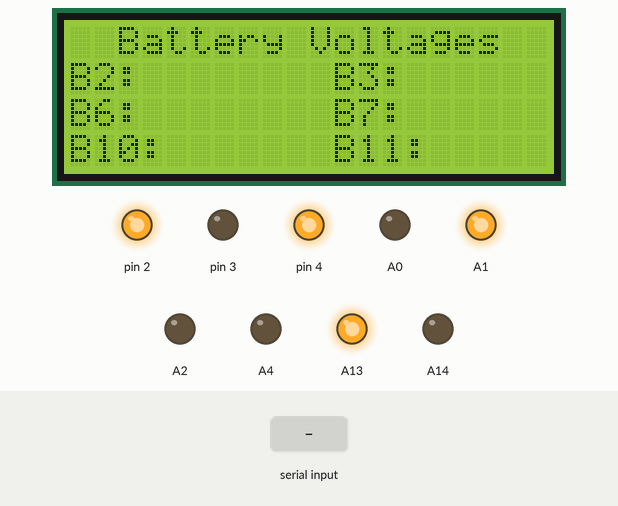
This sketch was run on a simulated Arduino Mega 2560, built with avr-gcc and run on an emulated ATmega2560. Shown: 20×4 character LCD, output pins drawn as LEDs (lit = HIGH). Dashed ring = blinking. The test bench sets the inputs (shaded band). What the sketch prints to the serial monitor is not drawn.

Above: at 2.8 s.
2.9 s: "t$" received over Serial
At 3.68 s:
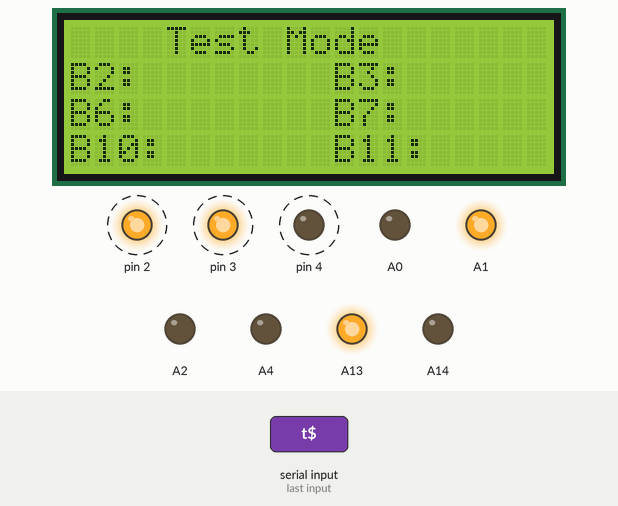
5.0 s: "30,150,10,200$" received over the second serial link
At 7.17 s:
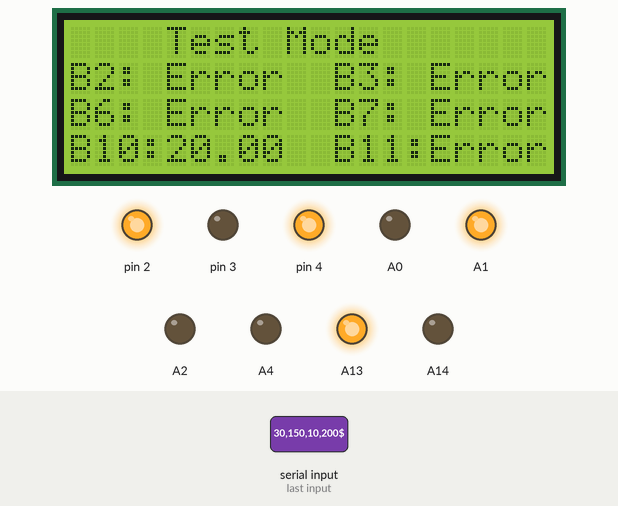
7.2 s: "t90$" received over Serial
At 9.27 s:
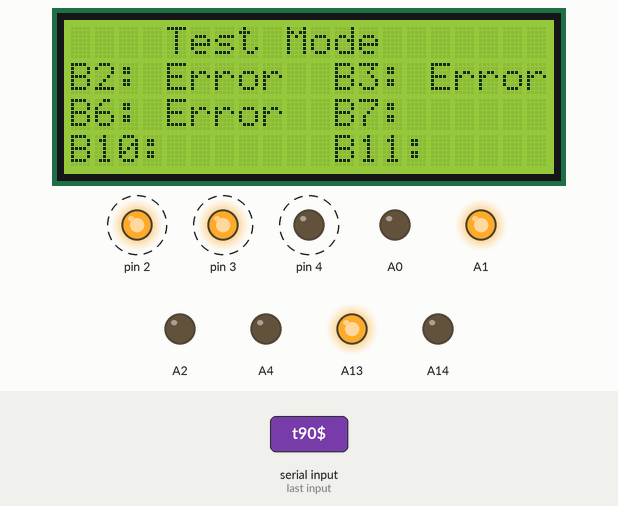
10.2 s: "a$" received over Serial
Timing chart, 0 to 13.7 s (numbered marks = the images above; inputs shaded):
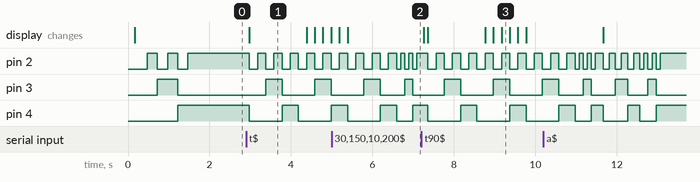

The sketch:

sketch_oct05a.ino
```cpp
#include <Wire.h>
#

#define INPUT_SIZE 37  // Max number of bytes expected to come over in a command (1 char + 9 longs)
#define NUM_INPUTS 10  // Max number of different inputs we expect
#define INPUT_SIZE1 100  // Max number of bytes to come over from charger Rx

//define LCD control pins
const int rs = A3, en = A5, d4 = A9, d5 = A10, d6 = A11, d7 = A12;
#include <LiquidCrystal.h>
LiquidCrystal lcd(rs, en, d4, d5, d6, d7);

char v_reading;
char i_reading;

bool debugging = false;

float battVoltageErrorThreshold = 140.0;
float battCurrentErrorThreshold = 1000.0;

int battVoltages[6] = {0, 0, 0, 0, 0, 0};
int battVoltagesPre[6] = {0, 0, 0, 0, 0, 0};
int priorbattVoltages[6] = {0, 0, 0, 0, 0, 0};
int priorpriorbattVoltages[6] = {0, 0, 0, 0, 0, 0};

bool isBattCharging[6] = {false, false, false, false, false, false};
bool isBattFull[6] = {false, false, false, false, false, false};
int battCurrents[6] = {0, 0, 0, 0, 0, 0};
int battCurrentsPre[6] = {0, 0, 0, 0, 0, 0};
int priorbattCurrents[6] = {0, 0, 0, 0, 0, 0};
int priorpriorbattCurrents[6] = {0, 0, 0, 0, 0, 0};
int numBatteries = 6;
String desiredCurrent = "1000";

String allStatus;
int cmdCount = 0;
char cmd = '0';
char* parsedCommand;
long cmd_parameter[NUM_INPUTS];
char input[INPUT_SIZE + 1];
char input1[INPUT_SIZE1 + 1];
byte size;  // Size of the incoming command as read from Serial


void setup() {
  // External comms over serial0, comms with chargers on serial1
  Serial.begin(115200);
  Serial1.begin(4800);
  delay(100);
  Serial.println("DroneHome Charger Starting");

  //set LCD Control pins
  pinMode(A14,OUTPUT);
  pinMode(A13,OUTPUT);
  pinMode(A4,OUTPUT);
  pinMode(A0,OUTPUT);
  pinMode(A2,OUTPUT);
  pinMode(A1,OUTPUT);

  //used for bread board not final product
  digitalWrite(A14,LOW);
  digitalWrite(A13,HIGH);
  digitalWrite(A4,LOW);
  digitalWrite(A0,LOW);
  digitalWrite(A1,HIGH);

//initialize the LCD
  lcd.begin(20, 4);

  // Prints Charging Bays on the LCD during startup
  lcd.setCursor (2,0);
  lcd.print("Battery Voltages");
  lcd.setCursor (0,1);
  lcd.print("B2:");
  lcd.setCursor (11,1);
  lcd.print("B3:");
  lcd.setCursor (0,2);
  lcd.print("B6:");
  lcd.setCursor (11,2);
  lcd.print("B7:");
  lcd.setCursor (0,3);
  lcd.print("B10:");
  lcd.setCursor (11,3);
  lcd.print("B11:");

  //pins for mux address
  pinMode(2,OUTPUT);
  pinMode(3,OUTPUT);
  pinMode(4,OUTPUT);

  //Run through each address and initialize voltage and current limits
  for (int n = 0; n < 6; n++) {
    delay(50);
    assign_address(n);
    delay(50);
    Serial1.println("awo0");
    delay(50);
    write_settings();

    while (Serial1.available() > 0) {
      // read the incoming byte to clear the buffer
      Serial1.read();
    }
  }

  Serial.println("DroneHome Chargers Initialized");
}


void loop() {

  read_command();

  //testing mode command
  if (cmd == 't'){
    Serial.println("Entering Testing Mode! \nTo clear the testing mode power cycle, wait for test completion, or restart serial monitor.");
    Serial.println("-----------------------------------------------------------------------------------------");
  int fail = 0;
  int count = 0;
  lcd.begin(20, 4);
  lcd.setCursor (4,0);
  lcd.print("Test Mode");
  lcd.setCursor (0,1);
  lcd.print("B2:");
  lcd.setCursor (11,1);
  lcd.print("B3:");
  lcd.setCursor (0,2);
  lcd.print("B6:");
  lcd.setCursor (11,2);
  lcd.print("B7:");
  lcd.setCursor (0,3);
  lcd.print("B10:");
  lcd.setCursor (11,3);
  lcd.print("B11:");

   while (fail < 5 ){
    count++;
      //check the voltage of each battery. if 0 then test fail
      all_set_and_on();
      for (int n = 0; n < numBatteries; n++){
        assign_address(n);
        //Serial.write("[2J")
        delay(50);
        if (tesing(n) == 0){
          fail++ ;
        }
      }
      //resume_on();
      all_set_and_on();
      Serial.print("All Chargers Tested ");
      Serial.print(count);
      Serial.print(" Times.   Fails: ");
      Serial.println(fail);
   }
   all_off();

//initialize the LCD
  lcd.begin(20, 4);

  // Prints Charging Bays on the LCD during startup
  lcd.setCursor (2,0);
  lcd.print("Battery Voltages");
  lcd.setCursor (0,1);
  lcd.print("B2:");
  lcd.setCursor (11,1);
  lcd.print("B3:");
  lcd.setCursor (0,2);
  lcd.print("B6:");
  lcd.setCursor (11,2);
  lcd.print("B7:");
  lcd.setCursor (0,3);
  lcd.print("B10:");
  lcd.setCursor (11,3);
  lcd.print("B11:");

   Serial.println("Test Complete.....");
   Serial.print("The Total Iterations before 5 fails:  ");
   Serial.println(count);
   Serial.println("-----------------------------------------------------------------------------------------");
   Serial.println("Resuming Normal Operation.....");
   Serial.println("-----------------------------------------------------------------------------------------");

  }

  //status command
  if (cmd == 'a'){
    // Grab current while the chargers are on
    for (int n = 0; n < numBatteries; n++){
      assign_address(n);
      delay(50);
      read_current(n);
    }
    // Turn off all the chargers so that we can get valid readings
    all_off();
    delay(5000);
    for (int n = 0; n < numBatteries; n++){
      assign_address(n);
      delay(50);
      read_voltage(n);
    }

    getStatus();
    Serial.println(allStatus);
    resume_on();
  }

  // initialize command
  if (cmd == 'i'){
    if (cmd_parameter[0] > 0){
      if (cmd_parameter[0] < 1000){
        desiredCurrent = "0" + String(cmd_parameter[0]);
      } else {
        desiredCurrent = String(cmd_parameter[0]);
      }
    }
    set_all();
  }

  // on command (o,8 = all on    o,0 = bay 1 on ... o,5 = bay 6 on)
  if (cmd == 'o'){
    if (cmd_parameter[0] == 8){

      // cmd_parameter[1] holds the value desired for the current
      if (cmd_parameter[1] > 0){
        if (cmd_parameter[1] < 1000){
          desiredCurrent = "0" + String(cmd_parameter[1]);
        } else {
          desiredCurrent = String(cmd_parameter[1]);
        }
      }
      all_set_and_on();

    } else if (cmd_parameter[0] >= 0 && cmd_parameter[0] < numBatteries){
      assign_address(cmd_parameter[0]);
      delay(50);
      isBattCharging[cmd_parameter[0]] = true;
      if (isBattFull[cmd_parameter[0]] == false){
        voltage_on();
      } else {
        Serial.println("Battery Full");
      }

    } else {
      Serial.println("ERROR_99, NOT AN AVAILABLE BAY");
    }
  }

  // off command (f,8 = all off    f,0 = bay 1 off ... f,5 = bay 6 off)
  if (cmd == 'f'){
    if (cmd_parameter[0] == 8){
      all_off();
    for (int n = 0; n < numBatteries; n++){
        isBattCharging[n] = false;
      }
    } else if (cmd_parameter[0] >= 0 && cmd_parameter[0] < numBatteries){
      assign_address(cmd_parameter[0]);
      delay(50);
      voltage_off();
      isBattCharging[cmd_parameter[0]] = false;
    }
    else{
      Serial.println("ERROR_99, NOT AN AVAILABLE BAY");
    }
  }
}


// assign_address will set the muxer for the desired charger
void assign_address(int n) {

  if (n == 0) {
    digitalWrite(2, LOW);
    digitalWrite(3, LOW);
    digitalWrite(4, LOW);
    lcd.setCursor (4,1);  // character zero, line 1
  }

  if (n == 1) {
    digitalWrite(2, HIGH);
    digitalWrite(3, LOW);
    digitalWrite(4, LOW);
    lcd.setCursor (15,1);  // character 11, line 1
  }

  if (n == 2) {
    digitalWrite(2, LOW);
    digitalWrite(3, HIGH);
    digitalWrite(4, LOW);
    lcd.setCursor (4,2);  // character zero, line 2
  }

  if (n == 3) {
    digitalWrite(2, HIGH);
    digitalWrite(3, HIGH);
    digitalWrite(4, LOW);
    lcd.setCursor (15,2);  // character 11, line 2
  }

  if (n == 4) {
    digitalWrite(2, LOW);
    digitalWrite(3, LOW);
    digitalWrite(4, HIGH);
    lcd.setCursor (4,3);  // character zero, line 3
  }

  if (n == 5) {
    digitalWrite(2, HIGH);
    digitalWrite(3, LOW);
    digitalWrite(4, HIGH);
    lcd.setCursor (15,3);  // character 11, line 3
  }
}


void read_command () {
   if (Serial.available()) {
    memset(cmd_parameter, 10, sizeof(cmd_parameter)); // Reset the cmd_parameter array to be 0s
    size = Serial.readBytesUntil('$', input, INPUT_SIZE);
    // Add the final 0 to end the string
    input[size] = 0;
    parsedCommand = strtok(input, ",");
    cmd = *parsedCommand;
    parsedCommand = strtok(0, ",");
    cmdCount = 0;
    while (parsedCommand != 0 ) {
      cmd_parameter[cmdCount] = atol(parsedCommand);
      cmdCount++;
      parsedCommand = strtok(0, ",");
    }

    if (debugging) {
      for (int i = 0; i < NUM_INPUTS; i++) {
        Serial.print(i);
        Serial.print(": ");
        Serial.println(cmd_parameter[i]);
      }
    }

    // Use this switch to ensure we recognize the command.
    //  Otherwise, default to 0
    switch (cmd) {

      case 't': //testing
      case 'a': // Status
      case 'o': // Voltage on
      case 'f': // Voltage off
      case 'i': // Set all voltage/current limits
        if (debugging) {
          Serial.println(cmd);
        }
        break;
      default:
        // Unknown command.
        cmd = '0';
        break;
    }
  } else {
    cmd = '0';
  }
}


// Returns the String allStatus. Format:
// status,<numBatteries>,<BAY0 STATUS THRU BAY11 STATUS>,<BAY0 VOLTAGE THRU BAY11 VOLTAGE>
String getStatus () {
  allStatus = "status,6,";
  // Add the latest battery voltages to the status message
  for (int j=0; j<numBatteries; j++){
    allStatus += String(battVoltages[j]);
    if (j != numBatteries-1){
      allStatus += ",";
    }
  }
  allStatus += ",";

  // Add the latest battery currents to the status message
  for (int j=0; j<numBatteries; j++){
    allStatus += String(battCurrents[j]);
    if (j != numBatteries-1){
      allStatus += ",";
    }
  }
  return allStatus;
}


// voltage_off turns off the current charger
void voltage_off () {
  Serial1.println("awo0");
  delay(50);
  while (Serial1.available() > 0) {
    // read the incoming byte to clear the buffer
    Serial1.read();
  }
}


// voltage_on turns on the current charger
void voltage_on () {
  Serial1.println("awo1");
  delay(50);
  while (Serial1.available() > 0) {
    // read the incoming byte to clear the buffer
    Serial1.read();
  }
}


// all_off loops through each charger and turns it off
void all_off (){
  for (int n = 0; n < numBatteries; n++){
      assign_address(n);
      delay(50);
      voltage_off();
  }
}


// all_on loops through each charger and turns them on
void all_on (){
  for (int n = 0; n < numBatteries; n++){
      assign_address(n);
      delay(50);
      voltage_on();
      isBattCharging[n] = true;
  }
}


// resume_on will resume charging any batteries that should be charging but
// were turned off to read voltage
void resume_on (){
  for (int n = 0; n < numBatteries; n++){
    if (isBattCharging[n] == true && isBattFull[n] == false){
      assign_address(n);
      delay(50);
      voltage_on();
    }
  }
}


// Write the voltage and current settings to the currently assigned
// charger
void write_settings (){
  //noramly awu2520
  Serial1.println("awu1000");
  delay(50);
  Serial1.println("awi" + desiredCurrent);
  delay(50);
}


// set_all loops through each charger to set desired charging voltage
// and current
void set_all (){
  for (int n = 0; n < numBatteries; n++){
    assign_address(n);
    delay(50);
    write_settings();
  }
}


// This method will loop through each charger and set the voltage and
// current before turning it on.
void all_set_and_on () {
  for (int n = 0; n < numBatteries; n++){
    assign_address(n);
    delay(50);
    write_settings();
    isBattCharging[n] = true;
    if (isBattFull[n] == false) {
      voltage_on();
    }
  }
}


void read_voltage (int bay) {
  String voltage = "";
  int volt = 0;

  priorpriorbattVoltages[bay] = priorbattVoltages[bay];
  priorbattVoltages[bay] = battVoltages[bay];

  Serial1.println("");
  delay(50);
  Serial1.println("aru");
  delay(50);
  while (Serial1.available() > 0) {
    // read the incoming byte:
    v_reading = Serial1.read();
    voltage.concat(v_reading);
  }
  volt = voltage.substring(10,14).toInt();

  if (volt < 1500) {
    volt = 0;
    isBattFull[bay] = false;
    lcd.print("00.00");
  }


  // If the voltage is above 25.1 Volts, charger turns off for battery safety
  // 25.10 to account for difference in voltage between what the charger reads and what the actual voltage is

  // normaly set to else if (volt > 2510)
  else if (volt > 2510) {
    voltage_off();
    isBattFull[bay] = true;
    lcd.print(voltage.substring(10,12).toInt());
    lcd.print(".");
    if (voltage.substring(12,14).toInt() < 10) {
      lcd.print("0");
    }
    lcd.print(voltage.substring(12,14).toInt());
  }

  else if (isBattFull[bay] == true) {
    // If the bay isn't charging and the battery is tracked as full,
    // check the current voltage to decide if it's discharged enough
    // to warrant turning the charger back on.
    if (volt < 2500){
      isBattFull[bay] = false;
    }

    lcd.print(voltage.substring(10,12).toInt());
    lcd.print(".");
    if (voltage.substring(12,14).toInt() < 10) {
      lcd.print("0");
    }
    lcd.print(voltage.substring(12,14).toInt());
  }

  else {
    // If we're in this condition then we know the battery isn't full and that
    // we can just print the voltage to the LCD screen.
    isBattFull[bay] = false;

    // Print values left of decimal
    lcd.print(voltage.substring(10,12).toInt());
    lcd.print(".");

    // Zero padding if needed
    if (voltage.substring(12,14).toInt() < 10) {
      lcd.print("0");
    }

    // Print values to the right of decimal
    lcd.print(voltage.substring(12,14).toInt());
  }

  battVoltages[bay] = volt;
}


void read_current (int bay) {
  String current = "";
  int Amp = 0;

  priorpriorbattCurrents[bay] = priorbattCurrents[bay];
  priorbattCurrents[bay] = battCurrents[bay];

  delay(50);
  Serial1.println("ari");
  delay(50);
  while (Serial1.available() > 0) {
    // read the incoming byte:
    i_reading = Serial1.read();
    current.concat(i_reading);
  }

  Amp = current.substring(10,14).toInt();

  battCurrents[bay] = Amp;
}

int tesing (int bay) {
  String voltage = "";
  int volt = 0;

  priorpriorbattVoltages[bay] = priorbattVoltages[bay];
  priorbattVoltages[bay] = battVoltages[bay];

  Serial1.println("");
  delay(50);
  Serial1.println("aru");
  delay(50);
  while (Serial1.available() > 0) {
    // read the incoming byte:
    v_reading = Serial1.read();
    voltage.concat(v_reading);
  }
  volt = voltage.substring(10,14).toInt();


  voltage_off();
  isBattFull[bay] = true;

  if (volt == 0){
    lcd.print("Error");
  }
  else{
    lcd.print(voltage.substring(10,12).toInt());
    lcd.print(".");
    if (voltage.substring(12,14).toInt() < 10) {
       lcd.print("0");
    }
    lcd.print(voltage.substring(12,14).toInt());
  }

  //battVoltages[bay] = volt;
  isBattFull[bay] = false;
  //Serial.println(volt);
  return volt;
}
```

Measured:
- after the input at 2.9 s, pin 2: alternates HIGH for 0.20 s and LOW for 0.20 s, starting after 0.08 s; pin 3: alternates HIGH for 0.40 s and LOW for 0.80 s, starting after 0.48 s; pin 4: alternates HIGH for 0.40 s and LOW for 0.80 s, starting after 0.08 s; the display: changes after 0.08 s (image 1)
- after the input at 7.2 s, pin 2: alternates HIGH for 0.20 s and LOW for 0.20 s, starting after 0.16 s; pin 3: alternates HIGH for 0.40 s and LOW for 0.80 s, starting after 0.57 s; pin 4: alternates HIGH for 0.40 s and LOW for 0.80 s, starting after 0.16 s; the display: first differs from a run without the input after 0.16 s (image 3 shows a later state)
